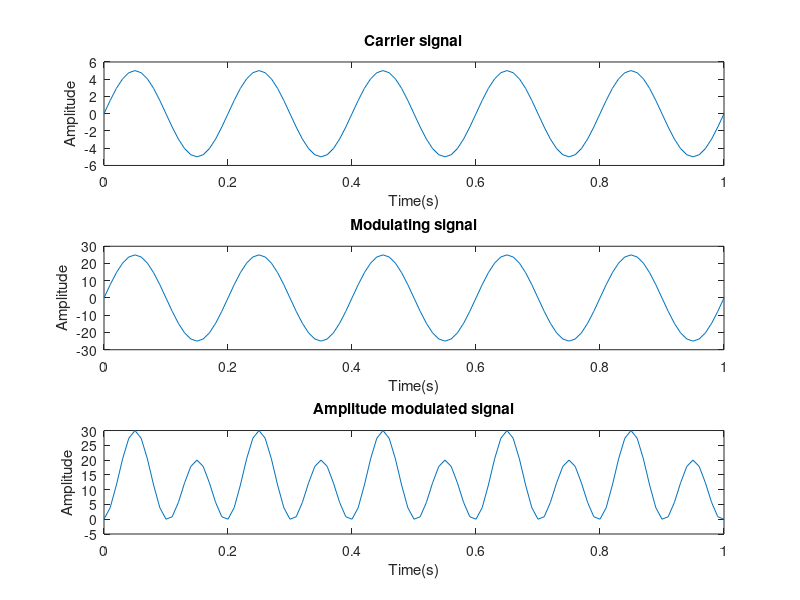

Reproduce this figure in MATLAB. (Note: this script raises an error after producing the figure.)
fm=input('Enter the modulating signal frequency ');
fc=input('Enter the carrier signal frequency ');
a=input('Enter the carrrier amplitude ');
m=input('Enter the modulation index ');
Fs=10*(fc+fm);
Ts=1/Fs;
t=0:Ts:5/fm;
c=a*sin(2*pi*fc*t);
s=m*a*sin(2*pi*fm*t);
am=a*(1+m*sin(2*pi*fm*t)).*sin(2*pi*fc*t);
am_dft=fft(am);
N=length(t);
if mod(N,2)
    u=0;
    M=floor(N/2);
else
    u=1;
    M=N/2;
end
F=(-M+u:M)*(Fs/N);

figure(1)
subplot(311)
plot(t,c);
title('Carrier signal');
xlabel('Time(s)');
ylabel('Amplitude');
subplot(312);
plot(t,s);
title('Modulating signal')
xlabel('Time(s)');
ylabel('Amplitude');
subplot(313)
plot(t,am);
title('Amplitude modulated signal');
xlabel('Time(s)');
ylabel('Amplitude');
gtext('Noufal P 13400043');

figure(2)
subplot(211)
plot(F,fftshift(abs(am_dft)));
title('Magnitude spectrum');
xlabel('Frequency(Hz)');
ylabel('Magnitude');
subplot(212)
plot(F,fftshift(angle(am_dft)));
title('Phase spectrum');
xlabel('Frequency(Hz)');
ylabel('Phase shift');
gtext('Noufal P 13400043');
